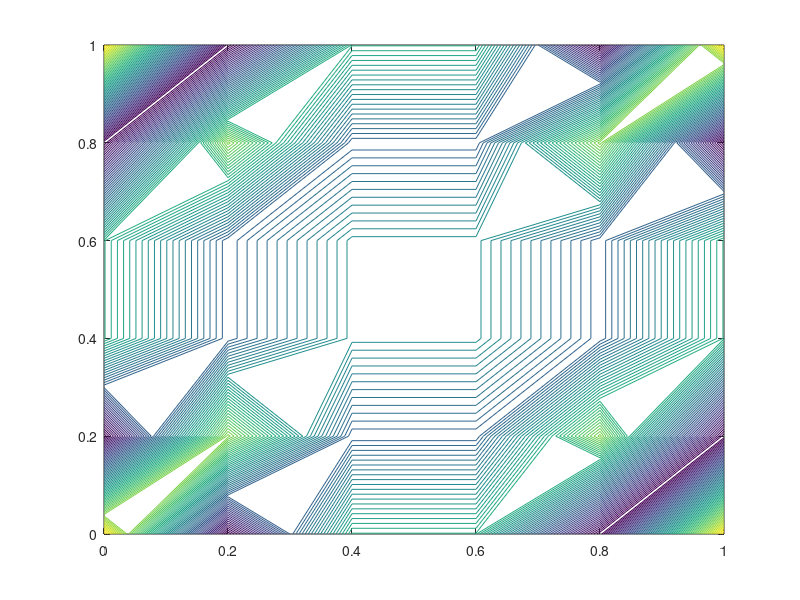

Recreate this plot in MATLAB.
% x = linspace(0,1);
% y = linspace(0,1);
% [X,Y] = meshgrid(x,y);
% Z =cos(4*pi*X)*cos(4*pi*Y);
% contour(X,Y,Z)
N=6;
x = linspace(0,1,N);
y = linspace(0,1,N);
% [X,Y]=meshgrid(x,y);
% disp(X);
% disp(Y);
% surf(x,y,cos(4*pi*x).*cos(4*pi*y));
% disp(x);
[X,Y] = meshgrid(x,y);
% disp(X);disp(Y);
Z=zeros(N,N);
for i=1:N
  for j=1:N
    Z(j,i) = cos(4*pi*x(j))*cos(4*pi*x(i));
%     temp=sprintf("(%d,%d) - X:%f, Y:%f , Z:%f",j,i,x(j),x(i),Z(j,i));
%     disp(temp);
  end
end
mesh(X,Y,Z);
% disp(Z);
contour(X,Y,Z,64);